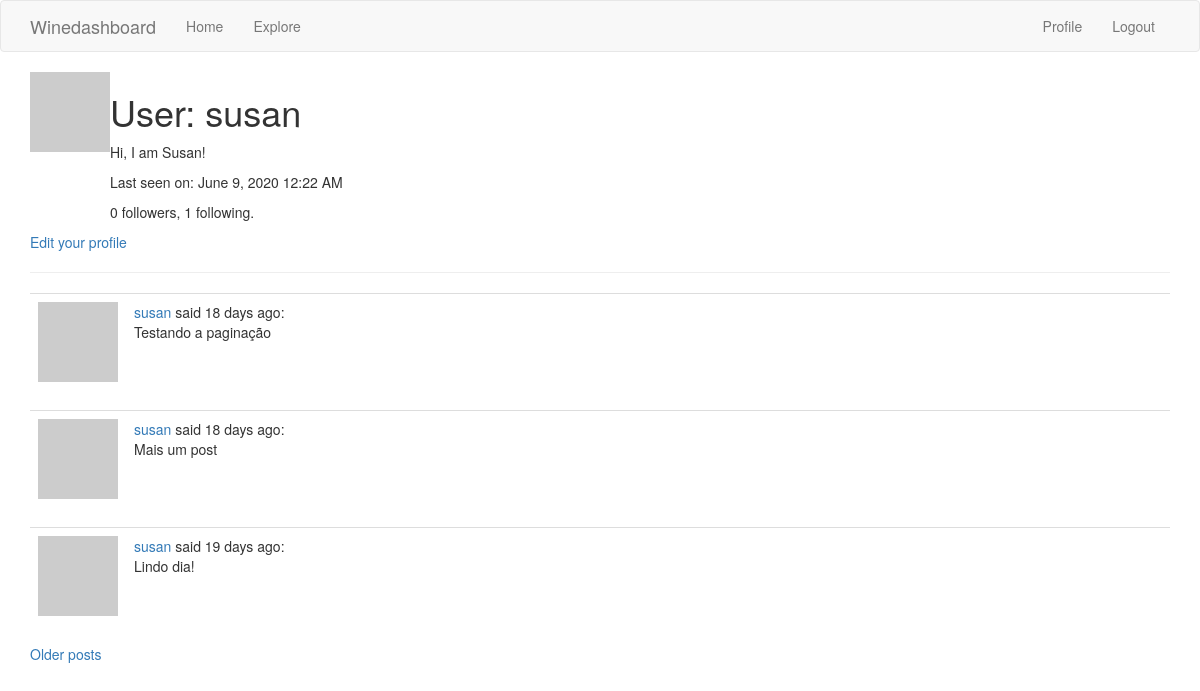
Before: /user/susan (signed in) with the older database file.
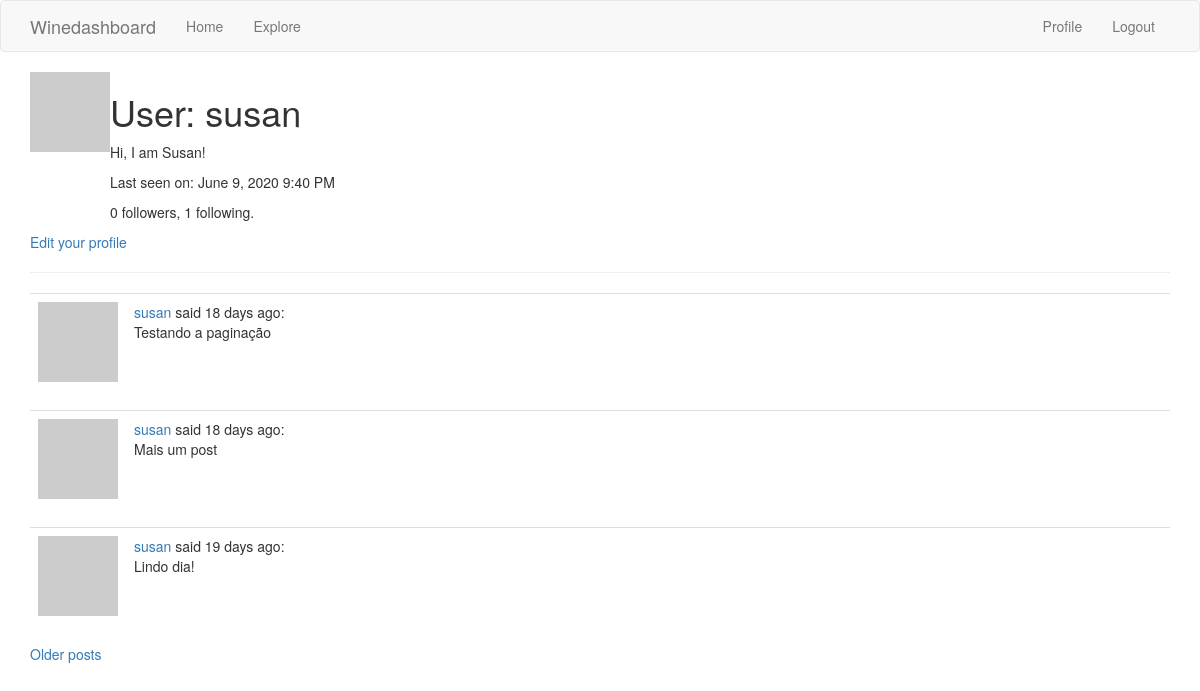
After: the same page with the newer database file.
### app/models.py (models this page shows, shortened)
class User(UserMixin, db.Model):
    id = db.Column(db.Integer, primary_key=True)
    username = db.Column(db.String(64), index=True, unique=True)
    email = db.Column(db.String(120), index=True, unique=True)
    password_hash = db.Column(db.String(128))
    about_me = db.Column(db.String(140))
    last_seen = db.Column(db.DateTime, default=datetime.utcnow)
    posts = db.relationship('Post', backref='author', lazy='dynamic')
    followed = db.relationship(
        'User', secondary=followers,
        primaryjoin=(followers.c.follower_id == id),
        secondaryjoin=(followers.c.followed_id == id),
        backref=db.backref('followers', lazy='dynamic'), lazy='dynamic')
    def avatar(self, size):
        digest = md5(self.email.lower().encode('utf-8')).hexdigest()
        return 'https://www.gravatar.com/avatar/{}?d=identicon&s={}'.format(
            digest, size)

class Post(db.Model):
    id = db.Column(db.Integer, primary_key=True)
    body = db.Column(db.String(140))
    timestamp = db.Column(db.DateTime, index=True, default=datetime.utcnow)
    user_id = db.Column(db.Integer, db.ForeignKey('user.id'))

### app/main/routes.py (the view)
@bp.route('/user/<username>')
@login_required
def user(username):
    user = User.query.filter_by(username=username).first_or_404()
    page = request.args.get('page', 1, type=int)
    posts = user.posts.order_by(Post.timestamp.desc()).paginate(
        page,current_app.config['POSTS_PER_PAGE'], False)
    next_url = url_for('main.user', username=user.username, page=posts.next_num) \
        if posts.has_next else None
    prev_url = url_for('main.user', username=user.username, page=posts.prev_num) \
        if posts.has_prev else None
    form = EmptyForm()
    return render_template('user.html', user=user, posts=posts.items,
                           next_url=next_url, prev_url=prev_url, form=form)

### app/main/routes.py (called while the page is built)
@bp.before_app_request
def before_request():
    if current_user.is_authenticated:
        current_user.last_seen = datetime.utcnow()
        db.session.commit()

### app/models.py (called while the page is built)
@login.user_loader
def load_user(id):
    return User.query.get(int(id))

### app/templates/user.html (shortened to what this page needs)
{% extends "base.html" %}
{% block app_content %}
    <table>
        <tr valign="top">
            <td><img src="{{ user.avatar(128) }}"</td>
            <td>
                <h1>User: {{ user.username }}</h1>
                {% if user.about_me %}<p>{{ user.about_me }}</p>{% endif %}
                {% if user.last_seen %}
                <p>Last seen on: {{ moment(user.last_seen).format('LLL') }}</p>
                {% endif %}
                <p>{{ user.followers.count() }} followers, {{ user.followed.count() }} following.</p>
            </td>
        </tr>
    </table>
    {% if user == current_user %}
    <p><a href="{{ url_for('main.edit_profile') }}">Edit your profile</a></p>
    {% endif %}
    <hr>
    {% for post in posts %}
        {% include '_post.html' %}
    {% endfor %}
    {% if next_url %}
    <a href="{{ next_url }}">Older posts</a>
    {% endif %}
{% endblock %}

### app/templates/base.html (shortened to what this page needs)
{% extends 'bootstrap/base.html' %}
{% block navbar %}
    {% include '_navbar.html' %}
{% endblock %}
{% block content %}
    <div class="container">
        {% block app_content %}{% endblock %}
    </div>
{% endblock %}

### app/templates/_navbar.html (shortened to what this page needs)
<nav class="navbar navbar-default">
    <div class="container">
        <div class="navbar-header">
            <a class="navbar-brand" href="{{ url_for('main.index') }}">Winedashboard</a>
        </div>
        <div class="collapse navbar-collapse" id="bs-example-navbar-collapse-1">
            <ul class="nav navbar-nav">
                <li><a href="{{ url_for('main.index') }}">Home</a></li>
                <li><a href="/dashapp" class="dash-link">Explore</a></li>
            </ul>
            <ul class="nav navbar-nav navbar-right">
                {% if current_user.is_anonymous %}
                <li><a href="{{ url_for('auth.login') }}">Login</a></li>
                {% else %}
                <li><a href="{{ url_for('main.user', username=current_user.username) }}">Profile</a></li>
                <li><a href="{{ url_for('auth.logout') }}">Logout</a></li>
                {% endif %}
            </ul>
        </div>
    </div>
</nav>

### app/templates/_post.html
<table class="table table-hover">
    <tr>
        <td width="70px">
            <a href="{{ url_for('main.user', username=post.author.username) }}">
                <img src="{{ post.author.avatar(70) }}" />
            </a>
        </td>
        <td>
            <a href="{{ url_for('main.user', username=post.author.username) }}">
                {{ post.author.username }}
            </a>
            said {{ moment(post.timestamp).fromNow() }}:
            <br>
            {{ post.body }}
        </td>
    </tr>
</table>

Changed rows visible on the page:
changed User "susan": last_seen "June 9, 2020 12:22 AM" → "June 9, 2020 9:40 PM"
